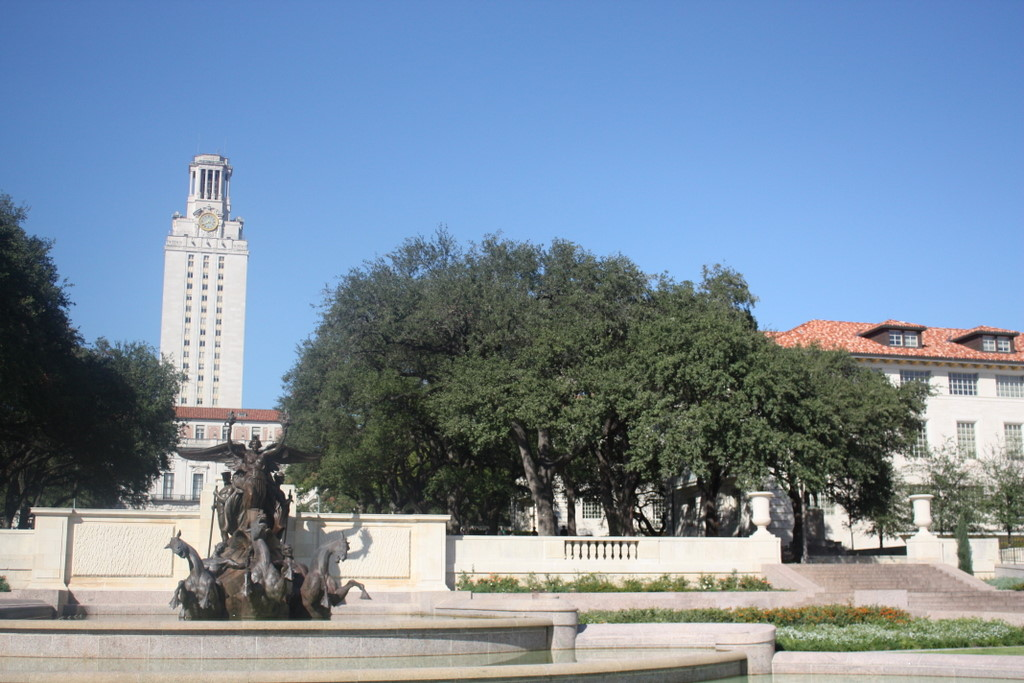
%> input picture images/uttower_left.JPG, 1024 x 683 px
$ octave main.m   (GNU Octave 9; MATLAB toolbox functions it lacks are replaced by stand-ins)
%> lines starting %> are read from the running program, lines starting %| are printed output that depends on the picture
### src/detect_features.m
function [ r1, c1, r2, c2 ] = detect_features( grayImg1, grayImg2 )
%DETECT_FEATURES Summary of this function goes here
%   Detailed explanation goes here

    %use harris corner detector
    points1 = detectHarrisFeatures(grayImg1);
    points2 = detectHarrisFeatures(grayImg2);

    %extract the pixel locations from the features
    [r1, c1] = deal( zeros(length(points1),1) );
    [r2, c2] = deal( zeros(length(points2),1) );
    for i = 1: length(points1)
        cornerLoc = points1(i).Location;
        r1(i) = round(cornerLoc(2));
        c1(i) = round(cornerLoc(1));
    end
    for i = 1: length(points2)
        cornerLoc = points2(i).Location;
        r2(i) = round(cornerLoc(2));
        c2(i) = round(cornerLoc(1));
    end
end

### src/describe_features.m
function [ featDescriptions ] = describe_features( img, radius, r, c )
%DESCRIBE_FEATURES Summary of this function goes here
%   Detailed explanation goes here

    numFeat = length(r); %number of features
    featDescriptions = zeros(numFeat, (2 * radius + 1)^2);

    % matrix with a single 1 in the center and zeros all around it
    padHelper = zeros(2 * radius + 1);
    padHelper(radius + 1, radius + 1) = 1;

    % use the pad Helper matrix to pad the img such that the border values
    % extend out by the radius
    paddedImg = imfilter(img, padHelper, 'replicate', 'full');

    %Extract the neighborhoods around the found features
    for i = 1 : numFeat
        %Determine the rows and cols that will make up the neighorhood around
        %the feature. Recall that the padding has offset the indices of the
        %features in the img.. so now, the indices held in r,c can be used as
        %the top left corner of the neighborhood rather than its center
        rowRange = r(i) : r(i) + 2 * radius;
        colRange = c(i) : c(i) + 2 * radius;
        neighborhood = paddedImg(rowRange, colRange);
        flattenedFeatureVec = neighborhood(:);
        featDescriptions(i,:) = flattenedFeatureVec;
    end

    %Normalize all descriptors to have zero mean and unit standard deviation
    featDescriptions = zscore(featDescriptions')';
end

### src/dist2.m
function n2 = dist2(x, c)
% DIST2	Calculates squared distance between two sets of points.
% Adapted from Netlab neural network software:
% http://www.ncrg.aston.ac.uk/netlab/index.php
%
%	Description
%	D = DIST2(X, C) takes two matrices of vectors and calculates the
%	squared Euclidean distance between them.  Both matrices must be of
%	the same column dimension.  If X has M rows and N columns, and C has
%	L rows and N columns, then the result has M rows and L columns.  The
%	I, Jth entry is the  squared distance from the Ith row of X to the
%	Jth row of C.
%	Copyright (c) Ian T Nabney (1996-2001)

    [ndata, dimx] = size(x);
    [ncentres, dimc] = size(c);
    if dimx ~= dimc
        error('Data dimension does not match dimension of centres')
    end

    n2 = (ones(ncentres, 1) * sum((x.^2)', 1))' + ...
      ones(ndata, 1) * sum((c.^2)',1) - ...
      2.*(x*(c'));

    % Rounding errors occasionally cause negative entries in n2
    if any(any(n2<0))
      n2(n2<0) = 0;
end

### src/match_features.m
function [ img1Feature_idx, img2Feature_idx ] = match_features( numMatches, featDescriptions1, featDescriptions2)
%MATCH_FEATURES Summary of this function goes here
%   Detailed explanation goes here

    %determine the dist between every pair of features between images
    %(ie: every combination of 1 feature from img1 and 1 feature from img2)
    distances = dist2(featDescriptions1, featDescriptions2);
    %sort these distances
    [~,distance_idx] = sort(distances(:), 'ascend');
    %select the smallest distances as the best matches
    bestMatches = distance_idx(1:numMatches);
    % Determine the row,col indices in the distances matrix containing the best
    % matches, as they'll be used to determine which feature pair produced that
    % distance. The distances matrix is m x n where m = numFeaturesImg1 and
    % n = numFeaturesImg2... so we access img1 feature as the row and img2
    % feature as the col
    [rowIdx_inDistMatrix, colIdx_inDistMatrix] = ind2sub(size(distances), bestMatches);
    img1Feature_idx = rowIdx_inDistMatrix;
    img2Feature_idx = colIdx_inDistMatrix;
end

### src/main.m
%Clean up the console and workspace
clear all;
clc;

%%%%%%%%%%%%%%%%%%
% Load both images
%%%%%%%%%%%%%%%%%%
img1Filename = 'uttower_left.JPG';
img2Filename = 'uttower_right.JPG';
colorImg1 = imread(img1Filename);
%> colorImg1 is the input picture: size 683x1024x3 uint8; mean R, G, B 121.7, 140, 159
colorImg2 = imread(img2Filename);
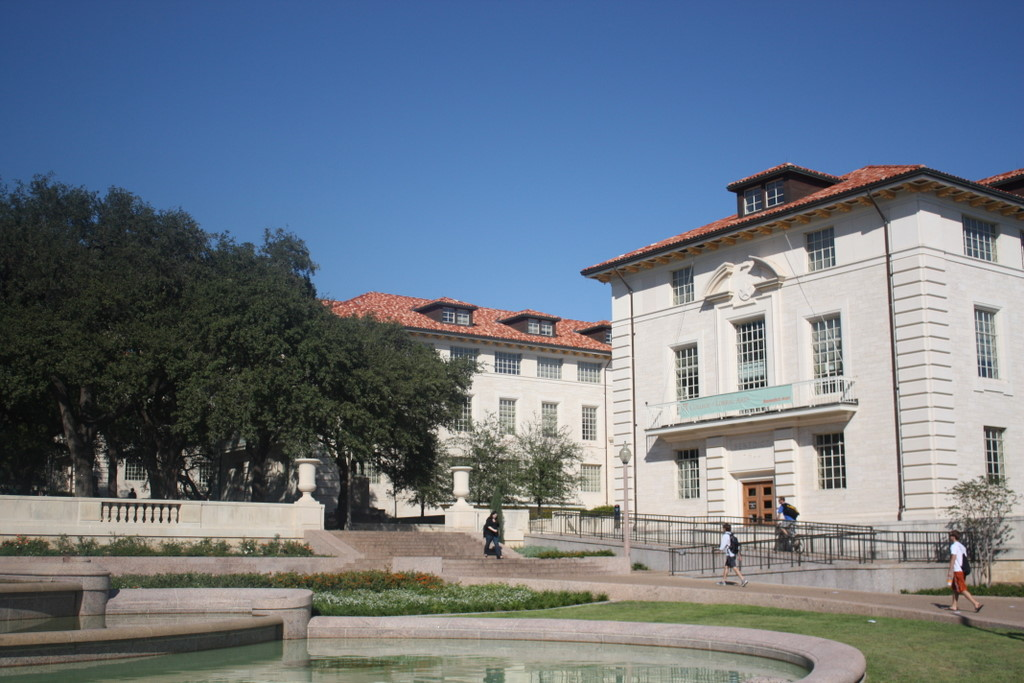
%> input picture images/uttower_right.JPG, 1024 x 683 px
%> colorImg2 is the input picture: size 683x1024x3 uint8; mean R, G, B 107.7, 118.9, 132

%%%%%%%%%%%%%%%%%%%%%%%%%%%%%%%%%%%%
% Convert to double and to grayscale
%%%%%%%%%%%%%%%%%%%%%%%%%%%%%%%%%%%%
colorImg1 = im2double(colorImg1);
%> colorImg1: size 683x1024x3 double
colorImg2 = im2double(colorImg2);
%> colorImg2: size 683x1024x3 double
[heightImg1, widthImg1, ~] = size(colorImg1);
%> heightImg1 = 683; widthImg1 = 1024
[heightImg2, widthImg2, ~] = size(colorImg2);
%> heightImg2 = 683; widthImg2 = 1024

grayImg1 = rgb2gray(colorImg1);
grayImg2 = rgb2gray(colorImg2);
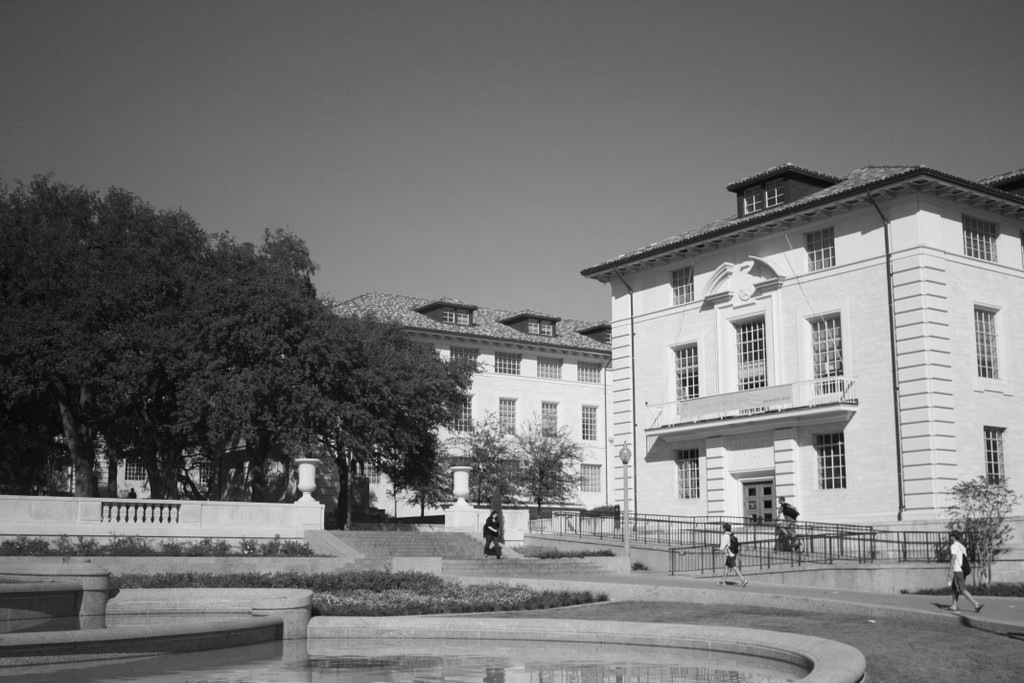
%> grayImg2: size 683x1024 double; min 0.0127, max 0.994, mean 0.459

%%%%%%%%%%%%%%%%%%%%%%%%%%%%%%%%%%%%%%
% Detect feature points in both images
%%%%%%%%%%%%%%%%%%%%%%%%%%%%%%%%%%%%%%
[r1, c1, r2, c2] = detect_features(grayImg1, grayImg2);
%> in detect_features, `points1 = detectHarrisFeatures(grayImg1);`: points1 = 1784 points; strongest (x, y): (641, 508), (274, 474), (774, 472), (639, 512), (535, 531)
%> in detect_features, `points2 = detectHarrisFeatures(grayImg2);`: points2 = 2128 points; strongest (x, y): (965, 555), (799, 515), (490, 528), (444, 517), (538, 506)
%> the loop in detect_features, `for i = 1: length(points1)` made 1784 passes
%> cornerLoc on passes 1 to 3: [4 579], [11 591], [13 528]
%> after the loop in detect_features, `for i = 1: length(points1)`: c1 = 1784 values from 4 to 1022; r1 = 1784 values, max 675 at index 1197, min 158 at index 289, mean 454.4
%> the loop in detect_features, `for i = 1: length(points2)` made 2128 passes
%> cornerLoc on passes 1 to 3: [1 546], [4 543], [8 542]
%> after the loop in detect_features, `for i = 1: length(points2)`: c2 = 2128 values from 1 to 1023; r2 = 2128 values, max 680 at index 647, min 166 at index 1525, mean 441.6
%> c1 = 1784 values from 4 to 1022; c2 = 2128 values from 1 to 1023

%display an overlay of the features ontop of the image
figure; imshow([colorImg1 colorImg2]); hold on; title('Overlay detected features (corners)');
hold on; plot(c1,r1,'ys'); plot(c2 + widthImg1, r2, 'ys');
%> after `plot(c2 + widthImg1, r2, 'ys')`:
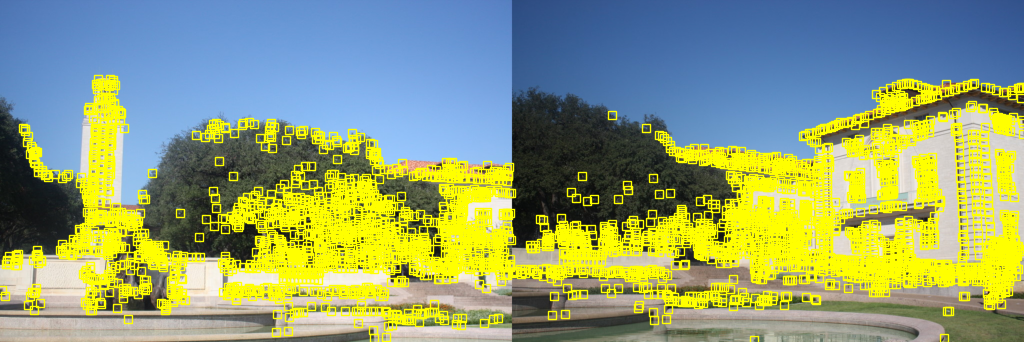
%> figure redrawn from the program's plot data; shown at 1/2 size; its title reads 'Overlay detected features (corners)'


%%%%%%%%%%%%%%%%%%%%%%%%%%%%%%%%%%%%%%%%%%%%%%%%%%%%%%%%%%%%%%%%%%
% Extract local neighborhoods around every keypoint in both images
%%%%%%%%%%%%%%%%%%%%%%%%%%%%%%%%%%%%%%%%%%%%%%%%%%%%%%%%%%%%%%%%%%
%Specify the size of the neighboring region to be described
neighborhoodRadius = 20;

% Form descriptors simply by "flattening" the pixel values in each
% neighborhood to one-dimensional vectors
featDescriptions_1 = describe_features(grayImg1, neighborhoodRadius, r1, c1);
featDescriptions_2 = describe_features(grayImg2, neighborhoodRadius, r2, c2);
%> call 2 of describe_features, with radius = 20
%> after the loop in describe_features (call 2), `for i = 1 : numFeat`:
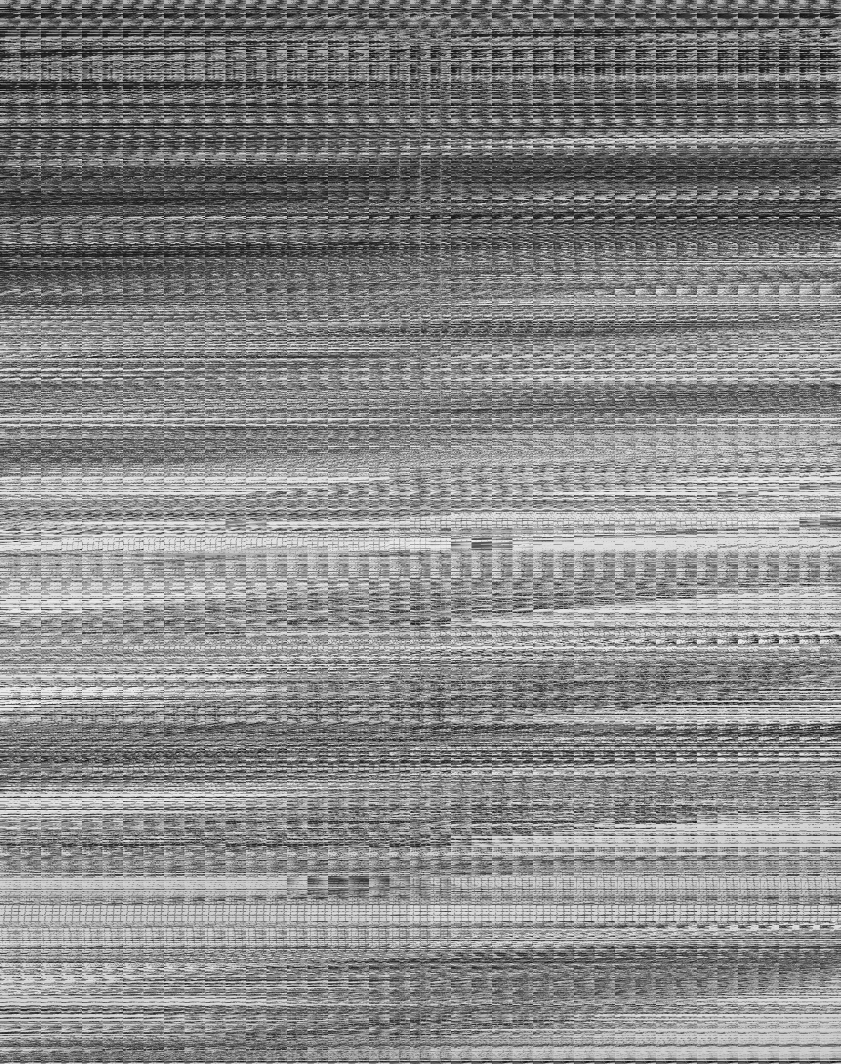
%> featDescriptions: size 2128x1681 double (shown at 1/2 size); min 0.0127, max 0.994, mean 0.532


%%%%%%%%%%%%%%%%
% Match Features
%%%%%%%%%%%%%%%%

numMatches = 200;
[img1_matchedFeature_idx, img2_matchedFeature_idx] = match_features(numMatches, featDescriptions_1, featDescriptions_2);
%> in dist2, `n2 = (ones(ncentres, 1) * sum((x.^2)', 1))' + ones(ndata, 1) * sum((c...`:
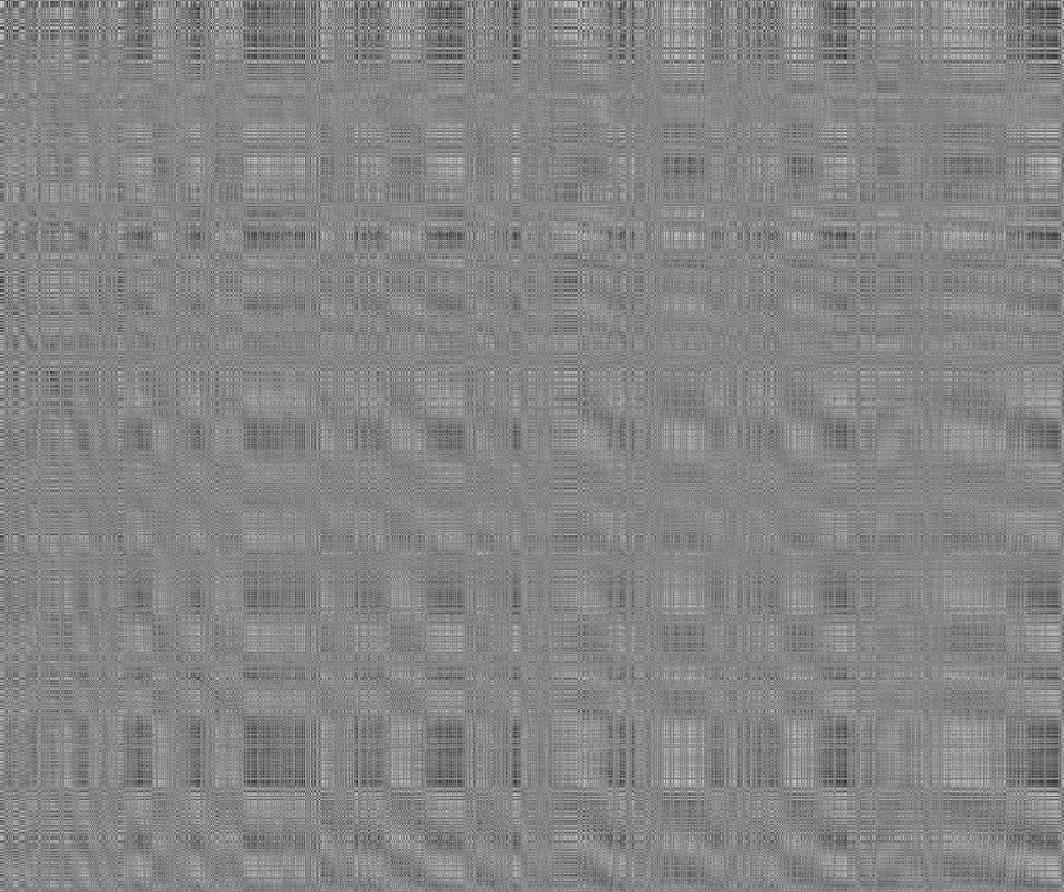
%> n2: size 1784x2128 double (shown at 1/2 size); min 40.54, max 6356.1, mean 3349.4; drawn with min black and max white
%> in match_features, `bestMatches = distance_idx(1:numMatches);`: bestMatches = 200 values, max 3060130 at index 194, min 11284 at index 93, mean 477656.3
%> in match_features, `[rowIdx_inDistMatrix, colIdx_inDistMatrix] = ind2sub(size(distances), ..`: rowIdx_inDistMatrix = 200 values, max 1735 at index 112, min 3 at index 128, mean 1042.9; colIdx_inDistMatrix = 200 values, max 1716 at index 194, min 7 at index 93, mean 268.2
%> in match_features, `img1Feature_idx = rowIdx_inDistMatrix;`: img1Feature_idx has the same summary as rowIdx_inDistMatrix
%> in match_features, `img2Feature_idx = colIdx_inDistMatrix;`: img2Feature_idx has the same summary as colIdx_inDistMatrix
%> img1_matchedFeature_idx has the same summary as rowIdx_inDistMatrix in match_features; img2_matchedFeature_idx has the same summary as colIdx_inDistMatrix in match_features

match_r1 = r1(img1_matchedFeature_idx);
%> match_r1 = 200 values, max 675 at index 22, min 273 at index 136, mean 540.7
match_c1 = c1(img1_matchedFeature_idx);
%> match_c1 = 200 values, max 999 at index 112, min 13 at index 128, mean 684.8
match_r2 = r2(img2_matchedFeature_idx);
%> match_r2 = 200 values, max 639 at index 22, min 230 at index 136, mean 506.2
match_c2 = c2(img2_matchedFeature_idx);
%> match_c2 = 200 values, max 861 at index 194, min 27 at index 93, mean 257.9

% Display an overlay of these best matched features on top of the images
figure; imshow([colorImg1 colorImg2]); hold on; title('Overlay top matched features');
hold on; plot(match_c1, match_r1,'ys'); plot(match_c2 + widthImg1, match_r2, 'ys');
%> after `plot(match_c2 + widthImg1, match_r2, 'ys')`:
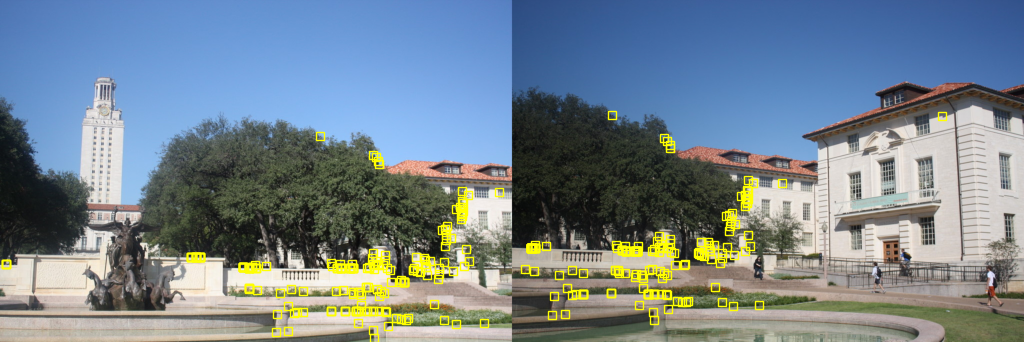
%> figure redrawn from the program's plot data; shown at 1/2 size; its title reads 'Overlay top matched features'

% Display lines connecting the matched features
plot_r = [match_r1, match_r2];
%> plot_r = 200 rows, first 12: [560 527; 622 587; 536 501; 659 624; 645 610; 563 529; 563 530; 574 539; 610 575; 536 500; 535 495; 622 587]
plot_c = [match_c1, match_c2 + widthImg1];
%> plot_c = 200 rows, first 12: [803 1370; 734 1297; 700 1270; 747 1307; 717 1278; 783 1350; 800 1368; 733 1299; 722 1286; 675 1245; 498 1063; 747 1309]
figure; imshow([colorImg1 colorImg2]); hold on; title('Mapping of top matched features');
hold on;
plot(match_c1, match_r1,'ys');           %mark features from the 1st img
plot(match_c2 + widthImg1, match_r2, 'ys'); %mark features from the 2nd img
for i = 1:numMatches             %draw lines connecting matched features
    plot(plot_c(i,:), plot_r(i,:));
end
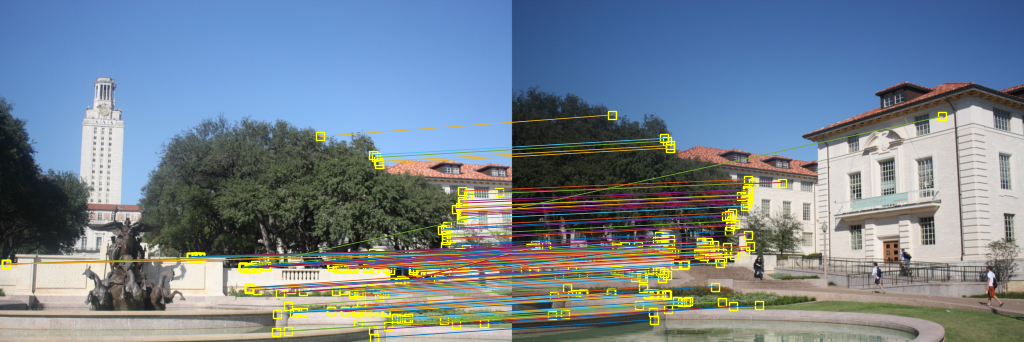
%> figure redrawn from the program's plot data; shown at 1/2 size; its title reads 'Mapping of top matched features'


%%%%%%%%%%%%%%%%%%%%%
% Estimate Homography
%%%%%%%%%%%%%%%%%%%%%
%create homogenous versions of the the matched feature points for each img
img1MatchFeatPts = [match_c1, match_r1, ones(numMatches,1)];
img2MatchFeatPts = [match_c2, match_r2, ones(numMatches,1)];
%> (the run ends here)
